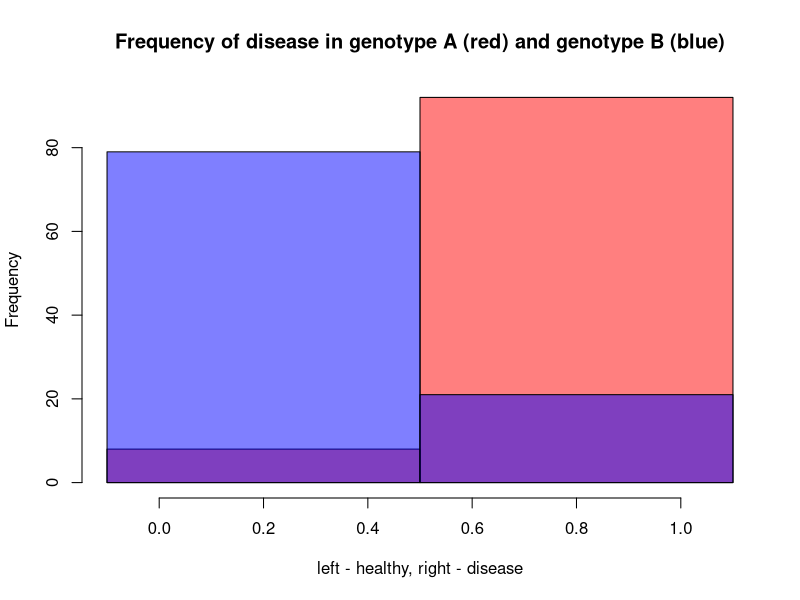

Source code (R):
## ---- chunk 1
knitr::opts_chunk$set(echo = TRUE)
## ---- chunk 2
sample.size <- 100 
probA <- 0.9 # probability of disease for genotype A
probB <- 0.3 # probability of disease for genotype B
dis.genA <- rbinom(sample.size,1,probA) # generate se
dis.genB <- rbinom(sample.size,1,probB)
## ---- chunk 3
data.mat <- matrix(c(table(dis.genA),table(dis.genB)),nrow=2,ncol=2) # assign data matrix
chisq.result <- chisq.test(data.mat) # run chi-squared test
print(chisq.result)
print(chisq.result$p.value)
## ---- chunk 4
hist(dis.genA, col=rgb(1,0,0,0.5), breaks = c(-0.1,0.5, 1.1), xlab = 'left - healthy, right - disease', main = 'Frequency of disease in genotype A (red) and genotype B (blue)')
hist(dis.genB, col=rgb(0,0,1,0.5), breaks = c(-0.1,0.5, 1.1), add=TRUE)
## ---- chunk 5
p.vector <- c(0.2, 0.01, 0.9, 0.03, 0.67)
num.below <- sum(p.vector < 0.5)
print(num.below)
## ---- chunk 6
  # YOUR CODE HERE
## ---- chunk 7
  # YOUR CODE HERE
## ---- chunk 8
  # YOUR CODE HERE
## ---- chunk 9
  # YOUR CODE HERE
## ---- chunk 10
spec <- 0.7 # set specificity
sens <- 0.8 # set sensitivity
prior.prob <- 0.1 # set the prior probability of the SNP being linked to disease
FP <- 0
TN <- 0
FN <- 0
TP <- 0

decider <- runif(1) # generate a uniform random number between 0 and 1
if (decider < prior.prob) { # if the random number is less than prob
  link <- 1 # SNP is linked to disease
} else { 
  link <- 0 # SNP is independent of disease
}

decider <- runif(1) # generate a uniform random number between 0 and 1
if (link==1) { # SNP is linked to disease (null is false)
  if (decider < sens) { # the test correctly identifies the linkage
    TP <- TP+1 # increment the number of true positives
  } else {
    FN <- FN+1 # increment the number of false negatives
  }  
} else { # SNP is not linked (null is true)
  if (decider < spec) { # the test correctly says there is no linkage
    TN <- TN+1 # increment the number of true negatives
  } else { 
    FP <- FP+1 # increment the number of true negativess
  }
}
print(paste("The number of true positives is",TP))
print(paste("The number of true negatives is",TN))
print(paste("The number of false positives is",FP))
print(paste("The number of false negatives is",FN))
## ---- chunk 11
# YOUR CODE HERE
## ---- chunk 12
# YOUR CODE HERE
## ---- chunk 13
# YOUR CODE HERE
